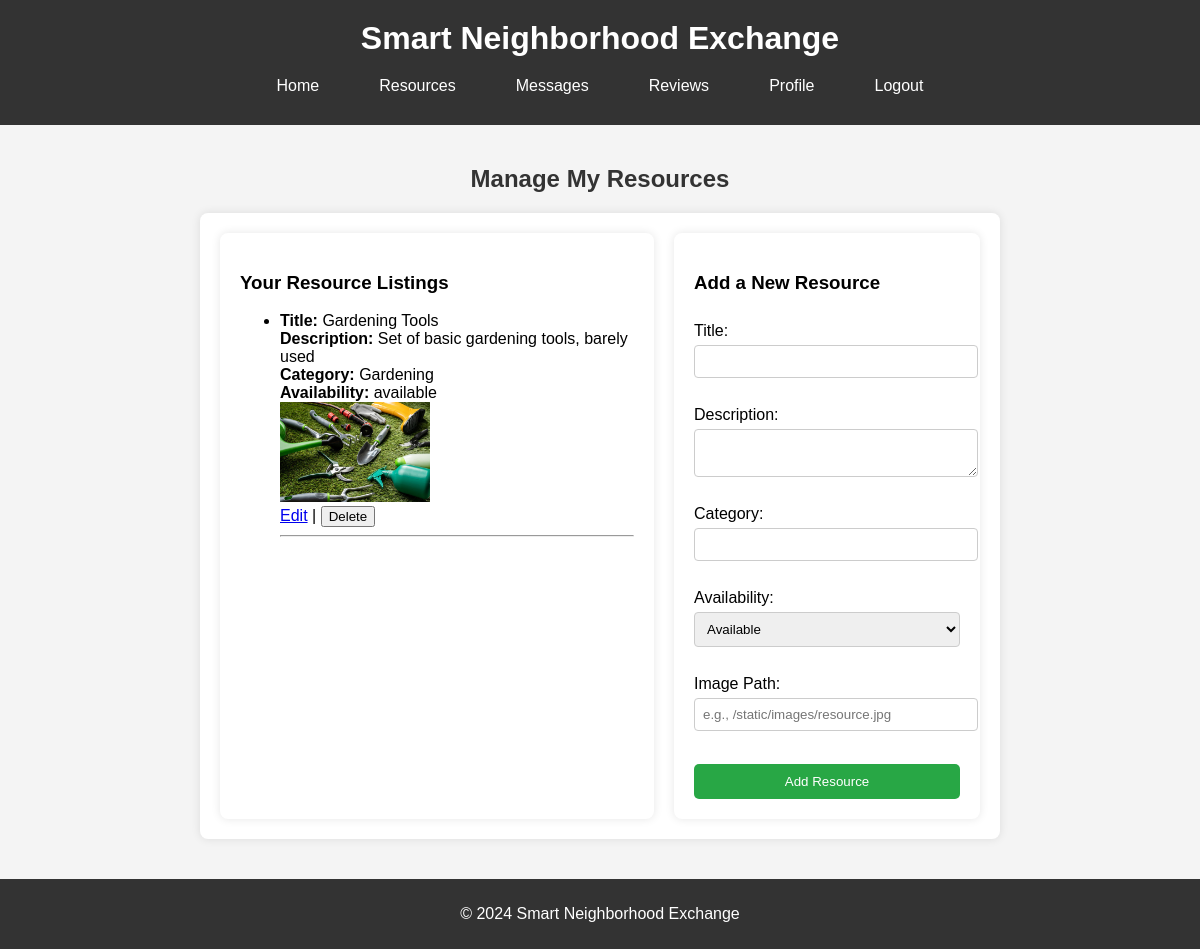
/my_resources (signed in), run on the app's committed database.
### tables this page shows
CREATE TABLE Resources (
    resource_id INTEGER PRIMARY KEY AUTOINCREMENT,
    user_id INTEGER,
    title TEXT NOT NULL,
    description TEXT,
    images TEXT,
    category TEXT,
    availability TEXT,
    date_posted TEXT NOT NULL,
    FOREIGN KEY (user_id) REFERENCES Users(user_id)
);

### app.py (the view, shortened to what this page needs)
@app.route('/my_resources', methods=['GET', 'POST'])
def my_resources():
    if 'user_id' not in session:
        flash('Please log in to access your resources', 'error')
        return redirect(url_for('login'))
    conn = get_db_connection()
    my_resources = conn.execute('''
        SELECT * FROM Resources WHERE user_id = ?
    ''', (session['user_id'],)).fetchall()
    conn.close()
    return render_template('my_resources.html', resources=my_resources)

### app.py (called while the page is built)
def get_db_connection():
    conn = sqlite3.connect('exchange.db')
    conn.row_factory = sqlite3.Row
    return conn

### templates/my_resources.html (shortened to what this page needs)
{% extends 'layout.html' %}
{% block content_title %}Manage My Resources{% endblock %}
{% block content %}
    <div class="resources-container">
        <div class="resource-list">
            <h3>Your Resource Listings</h3>
            <ul>
                {% for resource in resources %}
                    <li>
                        <strong>Title:</strong> {{ resource['title'] }}<br>
                        <strong>Description:</strong> {{ resource['description'] }}<br>
                        <strong>Category:</strong> {{ resource['category'] }}<br>
                        <strong>Availability:</strong> {{ resource['availability'] }}<br>
                        {% if resource['images'] %}
                            <img src="{{ url_for('static', filename=resource['images']) }}" alt="Resource Image" width="150">
                        {% else %}
                            <p>No image provided</p>
                        {% endif %}
                        <br>
                        <a href="{{ url_for('edit_resource', resource_id=resource['resource_id']) }}">Edit</a> |
                        <form method="POST" action="{{ url_for('delete_resource', resource_id=resource['resource_id']) }}" style="display:inline;">
                            <button type="submit" onclick="return confirm('Are you sure you want to delete this resource?');">Delete</button>
                        </form>
                    </li>
                    <hr>
                {% endfor %}
            </ul>
        </div>
        <div class="add-resource-form">
            <h3>Add a New Resource</h3>
            <form method="POST" action="{{ url_for('my_resources') }}">
                <label for="title">Title:</label>
                <input type="text" name="title" required><br>
                <label for="description">Description:</label>
                <textarea name="description"></textarea><br>
                <label for="category">Category:</label>
                <input type="text" name="category" required><br>
                <label for="availability">Availability:</label>
                <select name="availability">
                    <option value="available" selected>Available</option>
                </select><br>
                <label for="images">Image Path:</label>
                <input type="text" name="images" placeholder="e.g., /static/images/resource.jpg"><br>
                <input type="submit" value="Add Resource">
            </form>
        </div>
    </div>
{% endblock %}

### static/style.css (style rules this page uses)
body { font-family: Arial, sans-serif; margin: 0; padding: 0; background-color: #f4f4f4; }
form { display: flex; flex-direction: column; max-width: 400px; margin: 0 auto; }
label { margin-top: 10px; }
input, textarea { padding: 8px; margin-top: 5px; border-radius: 4px; border: 1px solid #ccc; }
input[type="submit"] { margin-top: 15px; background-color: #28a745; color: white; border: none; padding: 10px; cursor: pointer; border-radius: 5px; }
.resources-container { display: flex; flex-wrap: wrap; gap: 20px; }
.resource-list { flex: 1; min-width: 250px; max-width: 60%; background-color: #fff; padding: 20px; border-radius: 8px; box-shadow: 0px 0px 10px rgba(0, 0, 0, 0.1); }
.add-resource-form { flex: 1; min-width: 250px; max-width: 35%; background-color: #fff; padding: 20px; border-radius: 8px; box-shadow: 0px 0px 10px rgba(0, 0, 0, 0.1); }
.add-resource-form form label, .resource-list ul li { margin-top: 10px; }
.add-resource-form input, .add-resource-form textarea, .add-resource-form select { width: 100%; padding: 8px; margin-top: 5px; border-radius: 4px; border: 1px solid #ccc; }
.add-resource-form input[type="submit"] { background-color: #28a745; color: white; padding: 10px; border: none; border-radius: 5px; cursor: pointer; margin-top: 15px; }

### data on the page
Resources: title "Gardening Tools", description "Set of basic gardening tools, barely used", category "Gardening", availability "available", images (picture)
